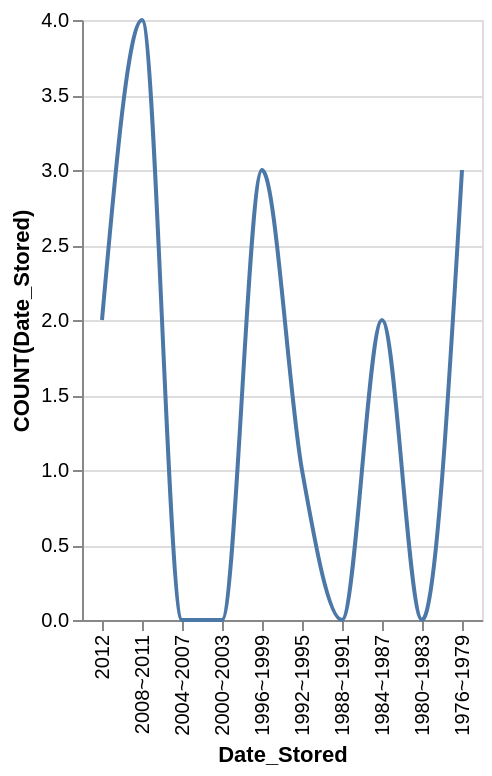

Specify this chart in Vega-Lite:
### Vega-Lite specification from a JSON file in a GitHub repository (floating-point values rounded to 4 significant figures)
{"data": {"values": [{"x_data": "2012", "y_data": 2}, {"x_data": "2008~2011", "y_data": 4}, {"x_data": "2004~2007", "y_data": 0}, {"x_data": "2000~2003", "y_data": 0}, {"x_data": "1996~1999", "y_data": 3}, {"x_data": "1992~1995", "y_data": 1}, {"x_data": "1988~1991", "y_data": 0}, {"x_data": "1984~1987", "y_data": 2}, {"x_data": "1980~1983", "y_data": 0}, {"x_data": "1976~1979", "y_data": 3}]}, "mark": {"type": "line", "interpolate": "monotone"}, "encoding": {"x": {"field": "x_data", "type": "nominal", "title": "Date_Stored", "sort": "descending"}, "y": {"field": "y_data", "type": "quantitative", "title": "COUNT(Date_Stored)"}}}
